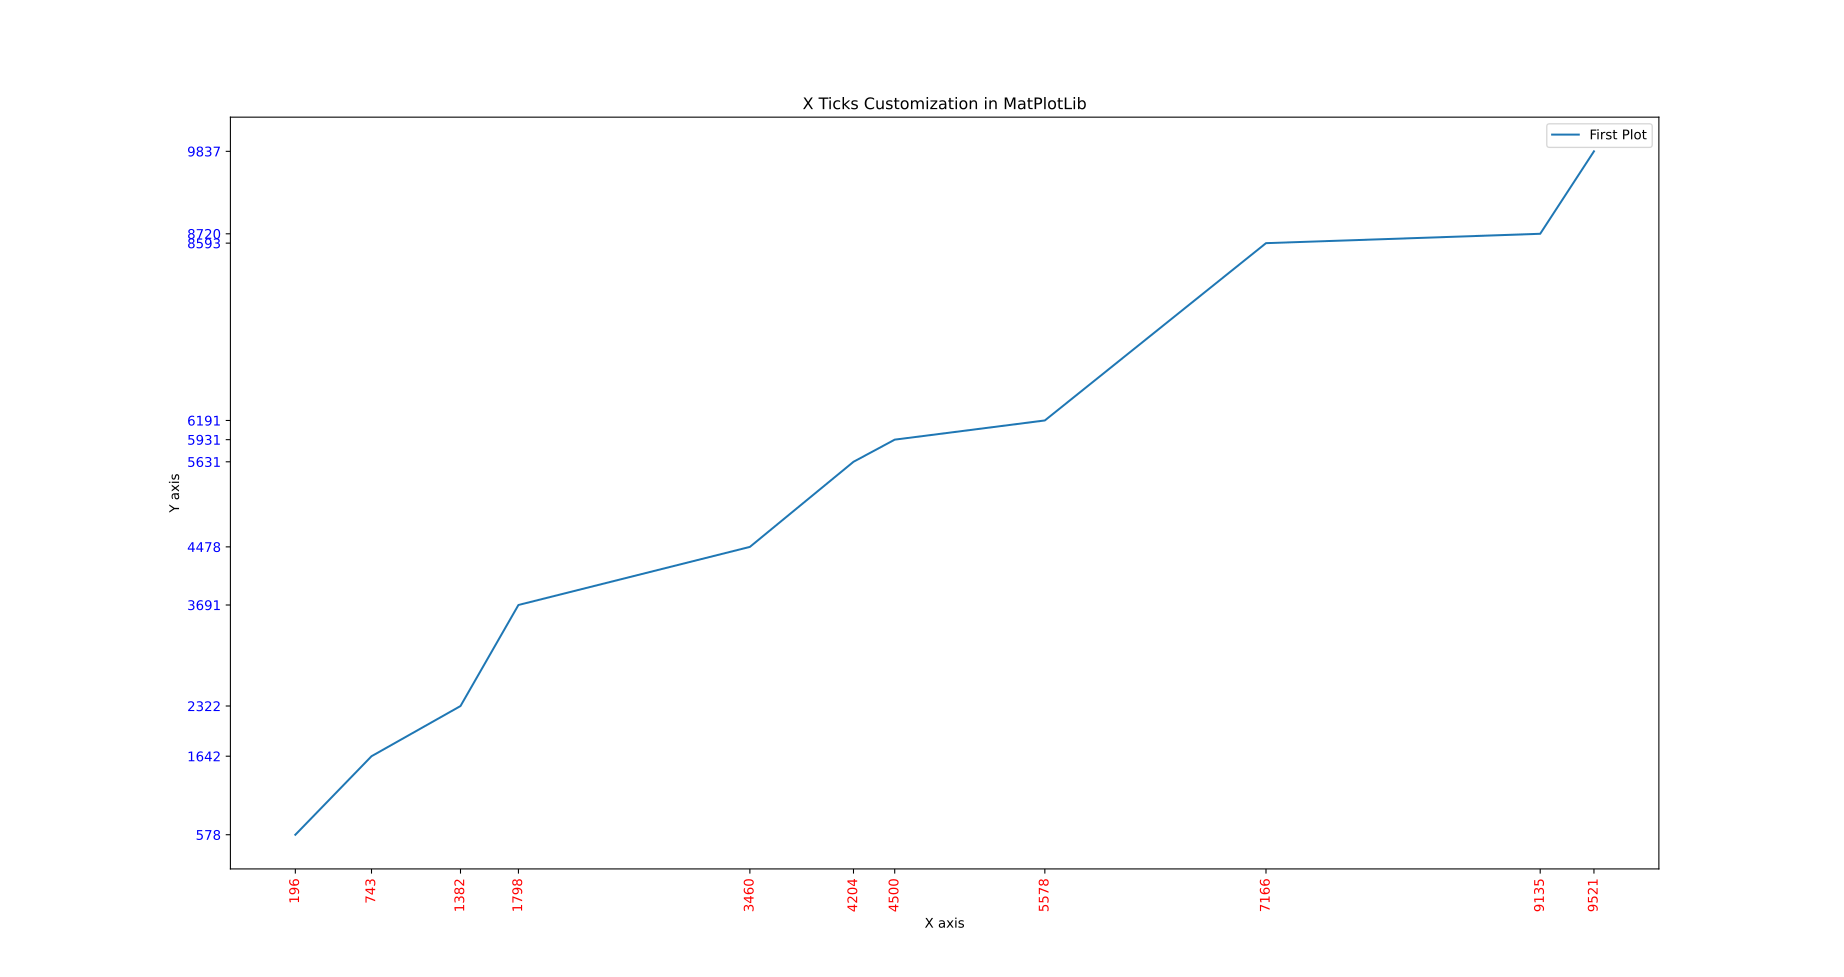

Write Python code to recreate this figure.
# Date 17-06-2021

import matplotlib.pyplot as plt

x = [743, 5578, 9135,  196, 9521,  4500, 1382, 1798,  4204, 3460, 7166]
y = [4478, 1642, 5931, 9837, 5631, 2322, 3691, 8593, 8720, 6191,  578]


x.sort()
y.sort()


plt.plot(x, y, label='First Plot')
plt.xlabel('X axis')
plt.ylabel('Y axis')
plt.title('X Ticks Customization in MatPlotLib')
plt.legend()
plt.xticks(x, rotation=90, color='r')
plt.yticks(y, rotation=0, color='b')
plt.show()
